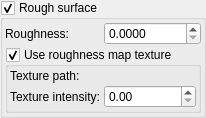
        <widget class="MyGroupBox" name="groupCheck_rough_surface">
         <property name="toolTip">
          <string>&lt;html&gt;&lt;head/&gt;&lt;body&gt;&lt;p&gt;Makes surface rough. This effect works well with enabled Monte Carlo algorithms.&lt;/p&gt;&lt;p&gt;&lt;img src=&quot;:/tooltips/tooltips_images/material - roughness 0,05.jpg&quot;/&gt;&lt;/p&gt;&lt;/body&gt;&lt;/html&gt;</string>
         </property>
         <property name="title">
          <string>Rough surface</string>
         </property>
         <property name="checkable">
          <bool>true</bool>
         </property>
         <layout class="QVBoxLayout" name="verticalLayout_148">
          <property name="spacing">
           <number>2</number>
          </property>
          <property name="leftMargin">
           <number>2</number>
          </property>
          <property name="topMargin">
           <number>2</number>
          </property>
          <property name="rightMargin">
           <number>2</number>
          </property>
          <property name="bottomMargin">
           <number>2</number>
          </property>
          <item>
           <layout class="QGridLayout" name="gridLayout_27">
            <property name="verticalSpacing">
             <number>2</number>
            </property>
            <item row="0" column="0">
             <widget class="QLabel" name="label_93">
              <property name="text">
               <string>Roughness:</string>
              </property>
              <property name="wordWrap">
               <bool>true</bool>
              </property>
             </widget>
            </item>
            <item row="0" column="1">
             <widget class="MyDoubleSpinBox" name="spinbox_surface_roughness">
              <property name="sizePolicy">
               <sizepolicy hsizetype="Minimum" vsizetype="Maximum">
                <horstretch>0</horstretch>
                <verstretch>0</verstretch>
               </sizepolicy>
              </property>
              <property name="toolTip">
               <string>&lt;html&gt;&lt;head/&gt;&lt;body&gt;&lt;p&gt;Roughness of object surface&lt;/p&gt;&lt;table border=&quot;0&quot; style=&quot; margin-top:0px; margin-bottom:0px; margin-left:0px; margin-right:0px;&quot; cellspacing=&quot;2&quot; cellpadding=&quot;0&quot;&gt;&lt;tr&gt;&lt;td&gt;&lt;p&gt;roughness 0&lt;/p&gt;&lt;/td&gt;&lt;td&gt;&lt;p&gt;roughness 0.05&lt;/p&gt;&lt;/td&gt;&lt;/tr&gt;&lt;tr&gt;&lt;td&gt;&lt;p&gt;&lt;img src=&quot;:/tooltips/tooltips_images/material - roughness 0.jpg&quot;/&gt;&lt;/p&gt;&lt;/td&gt;&lt;td&gt;&lt;p&gt;&lt;img src=&quot;:/tooltips/tooltips_images/material - roughness 0,05.jpg&quot;/&gt;&lt;/p&gt;&lt;/td&gt;&lt;/tr&gt;&lt;/table&gt;&lt;/body&gt;&lt;/html&gt;</string>
              </property>
              <property name="prefix">
               <string/>
              </property>
              <property name="suffix">
               <string/>
              </property>
              <property name="decimals">
               <number>4</number>
              </property>
              <property name="maximum">
               <double>1.000000000000000</double>
              </property>
              <property name="singleStep">
               <double>0.001000000000000</double>
              </property>
             </widget>
            </item>
           </layout>
          </item>
          <item>
           <widget class="MyGroupBox" name="groupCheck_use_roughness_texture">
            <property name="title">
             <string>Use roughness map texture</string>
            </property>
            <property name="checkable">
             <bool>true</bool>
            </property>
            <layout class="QVBoxLayout" name="verticalLayout_149">
             <property name="spacing">
              <number>2</number>
             </property>
             <property name="leftMargin">
              <number>2</number>
             </property>
             <property name="topMargin">
              <number>2</number>
             </property>
             <property name="rightMargin">
              <number>2</number>
             </property>
             <property name="bottomMargin">
              <number>2</number>
             </property>
             <item>
              <layout class="QGridLayout" name="gridLayout_101" rowstretch="0,0" columnstretch="0,0,1">
               <property name="spacing">
                <number>2</number>
               </property>
               <item row="1" column="0">
                <widget class="QLabel" name="label_395">
                 <property name="text">
                  <string>Texture intensity:</string>
                 </property>
                </widget>
               </item>
               <item row="0" column="0">
                <widget class="QLabel" name="label_396">
                 <property name="text">
                  <string>Texture path:</string>
                 </property>
                </widget>
               </item>
               <item row="0" column="1" colspan="2">
                <widget class="FileSelectWidget" name="text_file_roughness_texture" native="true">
                 <property name="sizePolicy">
                  <sizepolicy hsizetype="Expanding" vsizetype="Preferred">
                   <horstretch>0</horstretch>
                   <verstretch>0</verstretch>
                  </sizepolicy>
                 </property>
                </widget>
               </item>
               <item row="1" column="2">
                <widget class="MyDoubleSpinBox" name="spinbox_roughness_texture_intensity">
                 <property name="sizePolicy">
                  <sizepolicy hsizetype="Minimum" vsizetype="Maximum">
                   <horstretch>0</horstretch>
                   <verstretch>0</verstretch>
                  </sizepolicy>
                 </property>
                 <property name="prefix">
                  <string/>
                 </property>
                 <property name="suffix">
                  <string/>
                 </property>
                 <property name="decimals">
                  <number>2</number>
                 </property>
                 <property name="maximum">
                  <double>1000.000000000000000</double>
                 </property>
                 <property name="singleStep">
                  <double>0.100000000000000</double>
                 </property>
                </widget>
               </item>
              </layout>
             </item>
            </layout>
           </widget>
          </item>
         </layout>
        </widget>
